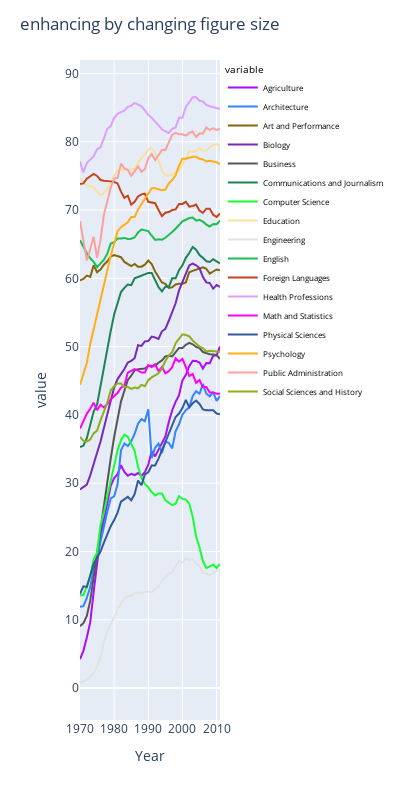

Source (notebook cell):
### Markdown cell above
changing aspect ratio

### Code cell
fig_enhanced =  px.line(degree_gender_ratio, x='Year', y=[x for x in degree_gender_ratio.columns[1:]],color_discrete_sequence=px.colors.qualitative.Alphabet)

fig_enhanced.update_layout(legend = dict(font = dict(size = 8, color = "black")),
                  legend_title = dict(font = dict(size = 10)))

fig_enhanced.update_layout(
    width = 400,
    height = 800,
    title = "enhancing by changing figure size"
)
fig_enhanced.update_yaxes(
    scaleanchor = "x",
    scaleratio = 2,
  )
fig_enhanced.show()

### Figure 1 — Plotly figure (JSON) as saved in the notebook; plotly's stock layout.template omitted (floating-point values rounded to 4 significant figures)
{"data": [{"hovertemplate": "variable=Agriculture<br>Year=%{x}<br>value=%{y}<extra></extra>", "legendgroup": "Agriculture", "line": {"color": "#AA0DFE", "dash": "solid"}, "marker": {"symbol": "circle"}, "mode": "lines", "name": "Agriculture", "orientation": "v", "showlegend": true, "type": "scatter", "x": [1970, 1971, 1972, 1973, 1974, 1975, 1976, 1977, 1978, 1979, 1980, 1981, 1982, 1983, 1984, 1985, 1986, 1987, 1988, 1989, 1990, 1991, 1992, 1993, 1994, 1995, 1996, 1997, 1998, 1999, 2000, 2001, 2002, 2003, 2004, 2005, 2006, 2007, 2008, 2009, 2010, 2011], "xaxis": "x", "y": [4.23, 5.453, 7.421, 9.654, 14.07, 18.33, 22.25, 24.64, 27.15, 29.63, 30.76, 31.32, 32.64, 31.64, 31.09, 31.38, 31.2, 31.49, 31.09, 31.61, 32.7, 34.71, 33.93, 34.95, 36.03, 36.84, 38.97, 40.69, 41.91, 42.89, 45.06, 45.87, 47.13, 47.94, 47.89, 47.67, 46.79, 47.61, 47.57, 48.67, 48.73, 50.04], "yaxis": "y"}, {"hovertemplate": "variable=Architecture<br>Year=%{x}<br>value=%{y}<extra></extra>", "legendgroup": "Architecture", "line": {"color": "#3283FE", "dash": "solid"}, "marker": {"symbol": "circle"}, "mode": "lines", "name": "Architecture", "orientation": "v", "showlegend": true, "type": "scatter", "x": [1970, 1971, 1972, 1973, 1974, 1975, 1976, 1977, 1978, 1979, 1980, 1981, 1982, 1983, 1984, 1985, 1986, 1987, 1988, 1989, 1990, 1991, 1992, 1993, 1994, 1995, 1996, 1997, 1998, 1999, 2000, 2001, 2002, 2003, 2004, 2005, 2006, 2007, 2008, 2009, 2010, 2011], "xaxis": "x", "y": [11.92, 12.0, 13.21, 14.79, 17.44, 19.13, 21.39, 23.74, 25.85, 27.77, 28.08, 29.84, 34.82, 35.83, 35.45, 36.13, 37.24, 38.73, 39.4, 39.1, 40.82, 33.68, 35.2, 35.78, 34.43, 36.06, 35.93, 35.1, 37.6, 38.63, 40.02, 40.69, 41.13, 42.76, 43.47, 43.1, 44.5, 43.1, 42.71, 43.35, 42.07, 42.77], "yaxis": "y"}, {"hovertemplate": "variable=Art and Performance<br>Year=%{x}<br>value=%{y}<extra></extra>", "legendgroup": "Art and Performance", "line": {"color": "#85660D", "dash": "solid"}, "marker": {"symbol": "circle"}, "mode": "lines", "name": "Art and Performance", "orientation": "v", "showlegend": true, "type": "scatter", "x": [1970, 1971, 1972, 1973, 1974, 1975, 1976, 1977, 1978, 1979, 1980, 1981, 1982, 1983, 1984, 1985, 1986, 1987, 1988, 1989, 1990, 1991, 1992, 1993, 1994, 1995, 1996, 1997, 1998, 1999, 2000, 2001, 2002, 2003, 2004, 2005, 2006, 2007, 2008, 2009, 2010, 2011], "xaxis": "x", "y": [59.7, 59.9, 60.4, 60.2, 61.9, 60.9, 61.3, 62, 62.5, 63.2, 63.4, 63.3, 63.1, 62.4, 62.1, 61.8, 62.1, 61.7, 61.7, 62, 62.6, 62.1, 61, 60.2, 59.4, 59.2, 58.6, 58.7, 59.1, 59.2, 59.2, 59.4, 60.9, 61.1, 61.3, 61.4, 61.6, 61.4, 60.7, 61, 61.3, 61.2], "yaxis": "y"}, {"hovertemplate": "variable=Biology<br>Year=%{x}<br>value=%{y}<extra></extra>", "legendgroup": "Biology", "line": {"color": "#782AB6", "dash": "solid"}, "marker": {"symbol": "circle"}, "mode": "lines", "name": "Biology", "orientation": "v", "showlegend": true, "type": "scatter", "x": [1970, 1971, 1972, 1973, 1974, 1975, 1976, 1977, 1978, 1979, 1980, 1981, 1982, 1983, 1984, 1985, 1986, 1987, 1988, 1989, 1990, 1991, 1992, 1993, 1994, 1995, 1996, 1997, 1998, 1999, 2000, 2001, 2002, 2003, 2004, 2005, 2006, 2007, 2008, 2009, 2010, 2011], "xaxis": "x", "y": [29.09, 29.39, 29.81, 31.15, 33.0, 34.45, 36.07, 38.33, 40.11, 42.07, 44.0, 45.25, 45.97, 46.71, 47.67, 47.91, 48.3, 50.21, 50.1, 50.77, 50.82, 51.47, 51.35, 51.12, 52.25, 52.6, 53.79, 55.0, 56.35, 58.23, 59.39, 60.71, 61.9, 62.17, 61.91, 61.5, 60.17, 59.41, 59.31, 58.49, 59.01, 58.74], "yaxis": "y"}, {"hovertemplate": "variable=Business<br>Year=%{x}<br>value=%{y}<extra></extra>", "legendgroup": "Business", "line": {"color": "#565656", "dash": "solid"}, "marker": {"symbol": "circle"}, "mode": "lines", "name": "Business", "orientation": "v", "showlegend": true, "type": "scatter", "x": [1970, 1971, 1972, 1973, 1974, 1975, 1976, 1977, 1978, 1979, 1980, 1981, 1982, 1983, 1984, 1985, 1986, 1987, 1988, 1989, 1990, 1991, 1992, 1993, 1994, 1995, 1996, 1997, 1998, 1999, 2000, 2001, 2002, 2003, 2004, 2005, 2006, 2007, 2008, 2009, 2010, 2011], "xaxis": "x", "y": [9.064, 9.503, 10.56, 12.8, 16.2, 19.69, 23.43, 27.16, 30.53, 33.62, 36.77, 39.27, 41.95, 43.54, 45.12, 45.75, 46.53, 46.69, 46.76, 46.78, 47.2, 47.22, 47.22, 47.64, 47.98, 48.57, 48.65, 48.56, 49.26, 49.81, 49.8, 50.28, 50.55, 50.35, 49.95, 49.79, 49.21, 49.0, 48.89, 48.84, 48.76, 48.18], "yaxis": "y"}, {"hovertemplate": "variable=Communications and Journalism<br>Year=%{x}<br>value=%{y}<extra></extra>", "legendgroup": "Communications and Journalism", "line": {"color": "#1C8356", "dash": "solid"}, "marker": {"symbol": "circle"}, "mode": "lines", "name": "Communications and Journalism", "orientation": "v", "showlegend": true, "type": "scatter", "x": [1970, 1971, 1972, 1973, 1974, 1975, 1976, 1977, 1978, 1979, 1980, 1981, 1982, 1983, 1984, 1985, 1986, 1987, 1988, 1989, 1990, 1991, 1992, 1993, 1994, 1995, 1996, 1997, 1998, 1999, 2000, 2001, 2002, 2003, 2004, 2005, 2006, 2007, 2008, 2009, 2010, 2011], "xaxis": "x", "y": [35.3, 35.5, 36.6, 38.4, 40.5, 41.5, 44.3, 46.9, 49.9, 52.3, 54.7, 56.4, 58, 58.6, 59.1, 59, 60, 60.2, 60.4, 60.5, 60.8, 60.8, 59.7, 58.7, 58.1, 58.8, 58.7, 60, 60, 61.2, 61.9, 63, 63.7, 64.6, 64.2, 63.4, 63, 62.5, 62.4, 62.8, 62.5, 62.2], "yaxis": "y"}, {"hovertemplate": "variable=Computer Science<br>Year=%{x}<br>value=%{y}<extra></extra>", "legendgroup": "Computer Science", "line": {"color": "#16FF32", "dash": "solid"}, "marker": {"symbol": "circle"}, "mode": "lines", "name": "Computer Science", "orientation": "v", "showlegend": true, "type": "scatter", "x": [1970, 1971, 1972, 1973, 1974, 1975, 1976, 1977, 1978, 1979, 1980, 1981, 1982, 1983, 1984, 1985, 1986, 1987, 1988, 1989, 1990, 1991, 1992, 1993, 1994, 1995, 1996, 1997, 1998, 1999, 2000, 2001, 2002, 2003, 2004, 2005, 2006, 2007, 2008, 2009, 2010, 2011], "xaxis": "x", "y": [13.6, 13.6, 14.9, 16.4, 18.9, 19.8, 23.9, 25.7, 28.1, 30.2, 32.5, 34.8, 36.3, 37.1, 36.8, 35.7, 34.7, 32.4, 30.8, 29.9, 29.4, 28.7, 28.2, 28.5, 28.5, 27.5, 27.1, 26.8, 27, 28.1, 27.7, 27.6, 27, 25.1, 22.2, 20.6, 18.6, 17.6, 17.8, 18.1, 17.6, 18.2], "yaxis": "y"}, {"hovertemplate": "variable=Education<br>Year=%{x}<br>value=%{y}<extra></extra>", "legendgroup": "Education", "line": {"color": "#F7E1A0", "dash": "solid"}, "marker": {"symbol": "circle"}, "mode": "lines", "name": "Education", "orientation": "v", "showlegend": true, "type": "scatter", "x": [1970, 1971, 1972, 1973, 1974, 1975, 1976, 1977, 1978, 1979, 1980, 1981, 1982, 1983, 1984, 1985, 1986, 1987, 1988, 1989, 1990, 1991, 1992, 1993, 1994, 1995, 1996, 1997, 1998, 1999, 2000, 2001, 2002, 2003, 2004, 2005, 2006, 2007, 2008, 2009, 2010, 2011], "xaxis": "x", "y": [74.54, 74.15, 73.55, 73.5, 73.34, 72.8, 72.17, 72.46, 73.19, 73.82, 74.98, 75.85, 75.84, 75.95, 75.87, 75.92, 76.14, 76.96, 77.63, 78.11, 78.87, 78.99, 78.44, 77.27, 75.81, 75.13, 75.04, 75.16, 75.49, 75.84, 76.69, 77.38, 78.64, 78.54, 78.65, 79.07, 78.69, 78.72, 79.2, 79.53, 79.62, 79.43], "yaxis": "y"}, {"hovertemplate": "variable=Engineering<br>Year=%{x}<br>value=%{y}<extra></extra>", "legendgroup": "Engineering", "line": {"color": "#E2E2E2", "dash": "solid"}, "marker": {"symbol": "circle"}, "mode": "lines", "name": "Engineering", "orientation": "v", "showlegend": true, "type": "scatter", "x": [1970, 1971, 1972, 1973, 1974, 1975, 1976, 1977, 1978, 1979, 1980, 1981, 1982, 1983, 1984, 1985, 1986, 1987, 1988, 1989, 1990, 1991, 1992, 1993, 1994, 1995, 1996, 1997, 1998, 1999, 2000, 2001, 2002, 2003, 2004, 2005, 2006, 2007, 2008, 2009, 2010, 2011], "xaxis": "x", "y": [0.8, 1, 1.2, 1.6, 2.2, 3.2, 4.5, 6.8, 8.4, 9.4, 10.3, 11.6, 12.4, 13.1, 13.5, 13.5, 13.9, 14, 13.9, 14.1, 14.1, 14, 14.5, 14.9, 15.7, 16.2, 16.7, 17, 17.8, 18.6, 18.4, 19, 18.7, 18.8, 18.2, 17.9, 16.8, 16.8, 16.5, 16.8, 17.2, 17.5], "yaxis": "y"}, {"hovertemplate": "variable=English<br>Year=%{x}<br>value=%{y}<extra></extra>", "legendgroup": "English", "line": {"color": "#1CBE4F", "dash": "solid"}, "marker": {"symbol": "circle"}, "mode": "lines", "name": "English", "orientation": "v", "showlegend": true, "type": "scatter", "x": [1970, 1971, 1972, 1973, 1974, 1975, 1976, 1977, 1978, 1979, 1980, 1981, 1982, 1983, 1984, 1985, 1986, 1987, 1988, 1989, 1990, 1991, 1992, 1993, 1994, 1995, 1996, 1997, 1998, 1999, 2000, 2001, 2002, 2003, 2004, 2005, 2006, 2007, 2008, 2009, 2010, 2011], "xaxis": "x", "y": [65.57, 64.56, 63.66, 62.94, 62.41, 61.65, 62.15, 62.72, 63.62, 65.09, 65.28, 65.84, 65.85, 65.92, 65.75, 65.8, 65.98, 66.71, 67.14, 67.02, 66.92, 66.24, 65.62, 65.73, 65.64, 65.94, 66.44, 66.79, 67.26, 67.82, 68.37, 68.58, 68.83, 68.89, 68.45, 68.57, 68.3, 67.87, 67.59, 67.97, 67.93, 68.43], "yaxis": "y"}, {"hovertemplate": "variable=Foreign Languages<br>Year=%{x}<br>value=%{y}<extra></extra>", "legendgroup": "Foreign Languages", "line": {"color": "#C4451C", "dash": "solid"}, "marker": {"symbol": "circle"}, "mode": "lines", "name": "Foreign Languages", "orientation": "v", "showlegend": true, "type": "scatter", "x": [1970, 1971, 1972, 1973, 1974, 1975, 1976, 1977, 1978, 1979, 1980, 1981, 1982, 1983, 1984, 1985, 1986, 1987, 1988, 1989, 1990, 1991, 1992, 1993, 1994, 1995, 1996, 1997, 1998, 1999, 2000, 2001, 2002, 2003, 2004, 2005, 2006, 2007, 2008, 2009, 2010, 2011], "xaxis": "x", "y": [73.8, 73.9, 74.6, 74.9, 75.3, 75, 74.4, 74.3, 74.3, 74.2, 74.1, 73.9, 72.7, 71.8, 72.1, 70.8, 71.2, 72, 72.3, 72.4, 71.2, 71.1, 71, 70, 69.1, 69.6, 69.7, 70, 70.1, 70.9, 70.9, 71.2, 70.5, 70.6, 70.8, 69.9, 69.6, 70.2, 70.2, 69.3, 69, 69.5], "yaxis": "y"}, {"hovertemplate": "variable=Health Professions<br>Year=%{x}<br>value=%{y}<extra></extra>", "legendgroup": "Health Professions", "line": {"color": "#DEA0FD", "dash": "solid"}, "marker": {"symbol": "circle"}, "mode": "lines", "name": "Health Professions", "orientation": "v", "showlegend": true, "type": "scatter", "x": [1970, 1971, 1972, 1973, 1974, 1975, 1976, 1977, 1978, 1979, 1980, 1981, 1982, 1983, 1984, 1985, 1986, 1987, 1988, 1989, 1990, 1991, 1992, 1993, 1994, 1995, 1996, 1997, 1998, 1999, 2000, 2001, 2002, 2003, 2004, 2005, 2006, 2007, 2008, 2009, 2010, 2011], "xaxis": "x", "y": [77.1, 75.5, 76.9, 77.4, 77.9, 78.9, 79.2, 80.5, 81.9, 82.3, 83.5, 84.1, 84.4, 84.6, 85.1, 85.3, 85.7, 85.5, 85.2, 84.6, 83.9, 83.5, 83, 82.4, 81.8, 81.5, 81.3, 81.9, 82.1, 83.5, 83.5, 85.1, 85.8, 86.5, 86.5, 86, 85.9, 85.4, 85.2, 85.1, 85, 84.8], "yaxis": "y"}, {"hovertemplate": "variable=Math and Statistics<br>Year=%{x}<br>value=%{y}<extra></extra>", "legendgroup": "Math and Statistics", "line": {"color": "#FE00FA", "dash": "solid"}, "marker": {"symbol": "circle"}, "mode": "lines", "name": "Math and Statistics", "orientation": "v", "showlegend": true, "type": "scatter", "x": [1970, 1971, 1972, 1973, 1974, 1975, 1976, 1977, 1978, 1979, 1980, 1981, 1982, 1983, 1984, 1985, 1986, 1987, 1988, 1989, 1990, 1991, 1992, 1993, 1994, 1995, 1996, 1997, 1998, 1999, 2000, 2001, 2002, 2003, 2004, 2005, 2006, 2007, 2008, 2009, 2010, 2011], "xaxis": "x", "y": [38, 39, 40.2, 40.9, 41.8, 40.7, 41.5, 41.1, 41.6, 42.3, 42.8, 43.2, 44, 44.3, 46.2, 46.5, 46.7, 46.5, 46.2, 46.2, 47.3, 47, 47.4, 46.4, 47, 46.1, 46.4, 47, 48.3, 47.8, 48.2, 47, 45.7, 46, 44.7, 45.1, 44.1, 44.1, 43.3, 43.3, 43.1, 43.1], "yaxis": "y"}, {"hovertemplate": "variable=Physical Sciences<br>Year=%{x}<br>value=%{y}<extra></extra>", "legendgroup": "Physical Sciences", "line": {"color": "#325A9B", "dash": "solid"}, "marker": {"symbol": "circle"}, "mode": "lines", "name": "Physical Sciences", "orientation": "v", "showlegend": true, "type": "scatter", "x": [1970, 1971, 1972, 1973, 1974, 1975, 1976, 1977, 1978, 1979, 1980, 1981, 1982, 1983, 1984, 1985, 1986, 1987, 1988, 1989, 1990, 1991, 1992, 1993, 1994, 1995, 1996, 1997, 1998, 1999, 2000, 2001, 2002, 2003, 2004, 2005, 2006, 2007, 2008, 2009, 2010, 2011], "xaxis": "x", "y": [13.8, 14.9, 14.8, 16.5, 18.2, 19.1, 20, 21.3, 22.5, 23.7, 24.6, 25.7, 27.3, 27.6, 28, 27.5, 28.4, 30.4, 29.7, 31.3, 31.6, 32.6, 32.6, 33.6, 34.8, 35.9, 37.3, 38.3, 39.7, 40.2, 41, 42.2, 41.1, 41.7, 42.1, 41.6, 40.8, 40.7, 40.7, 40.7, 40.2, 40.1], "yaxis": "y"}, {"hovertemplate": "variable=Psychology<br>Year=%{x}<br>value=%{y}<extra></extra>", "legendgroup": "Psychology", "line": {"color": "#FEAF16", "dash": "solid"}, "marker": {"symbol": "circle"}, "mode": "lines", "name": "Psychology", "orientation": "v", "showlegend": true, "type": "scatter", "x": [1970, 1971, 1972, 1973, 1974, 1975, 1976, 1977, 1978, 1979, 1980, 1981, 1982, 1983, 1984, 1985, 1986, 1987, 1988, 1989, 1990, 1991, 1992, 1993, 1994, 1995, 1996, 1997, 1998, 1999, 2000, 2001, 2002, 2003, 2004, 2005, 2006, 2007, 2008, 2009, 2010, 2011], "xaxis": "x", "y": [44.4, 46.2, 47.6, 50.4, 52.6, 54.5, 56.9, 59, 61.3, 63.3, 65.1, 66.9, 67.5, 67.9, 68.2, 69, 69, 70.1, 70.9, 71.6, 72.6, 73.2, 73.2, 73.1, 72.9, 73, 73.9, 74.4, 75.1, 76.5, 77.5, 77.5, 77.7, 77.8, 77.8, 77.5, 77.4, 77.1, 77.2, 77.1, 77, 76.7], "yaxis": "y"}, {"hovertemplate": "variable=Public Administration<br>Year=%{x}<br>value=%{y}<extra></extra>", "legendgroup": "Public Administration", "line": {"color": "#F8A19F", "dash": "solid"}, "marker": {"symbol": "circle"}, "mode": "lines", "name": "Public Administration", "orientation": "v", "showlegend": true, "type": "scatter", "x": [1970, 1971, 1972, 1973, 1974, 1975, 1976, 1977, 1978, 1979, 1980, 1981, 1982, 1983, 1984, 1985, 1986, 1987, 1988, 1989, 1990, 1991, 1992, 1993, 1994, 1995, 1996, 1997, 1998, 1999, 2000, 2001, 2002, 2003, 2004, 2005, 2006, 2007, 2008, 2009, 2010, 2011], "xaxis": "x", "y": [68.4, 65.5, 62.6, 64.3, 66.1, 63, 65.6, 69.3, 71.5, 73.3, 74.6, 74.7, 76.8, 76.1, 75.9, 75, 75.7, 76.4, 75.6, 76, 77.6, 78.2, 77.3, 78, 78.8, 78.8, 79.8, 81, 81.3, 81.1, 81.1, 80.9, 81.3, 81.5, 80.7, 81.2, 81.2, 82.1, 81.7, 82, 81.7, 81.9], "yaxis": "y"}, {"hovertemplate": "variable=Social Sciences and History<br>Year=%{x}<br>value=%{y}<extra></extra>", "legendgroup": "Social Sciences and History", "line": {"color": "#90AD1C", "dash": "solid"}, "marker": {"symbol": "circle"}, "mode": "lines", "name": "Social Sciences and History", "orientation": "v", "showlegend": true, "type": "scatter", "x": [1970, 1971, 1972, 1973, 1974, 1975, 1976, 1977, 1978, 1979, 1980, 1981, 1982, 1983, 1984, 1985, 1986, 1987, 1988, 1989, 1990, 1991, 1992, 1993, 1994, 1995, 1996, 1997, 1998, 1999, 2000, 2001, 2002, 2003, 2004, 2005, 2006, 2007, 2008, 2009, 2010, 2011], "xaxis": "x", "y": [36.8, 36.2, 36.1, 36.4, 37.3, 37.7, 39.2, 40.5, 41.8, 43.6, 44.2, 44.6, 44.6, 44.1, 44.1, 43.8, 44, 43.9, 44.4, 44.2, 45.1, 45.5, 45.8, 46.1, 46.8, 47.9, 48.7, 49.2, 50.5, 51.2, 51.8, 51.7, 51.5, 50.9, 50.5, 50, 49.8, 49.3, 49.4, 49.4, 49.3, 49.2], "yaxis": "y"}], "layout": {"height": 800, "legend": {"font": {"color": "black", "size": 8}, "title": {"font": {"size": 10}, "text": "variable"}, "tracegroupgap": 0}, "margin": {"t": 60}, "title": {"text": "enhancing by changing figure size"}, "width": 400, "xaxis": {"anchor": "y", "domain": [0, 1], "title": {"text": "Year"}}, "yaxis": {"anchor": "x", "domain": [0, 1], "scaleanchor": "x", "scaleratio": 2, "title": {"text": "value"}}}}
